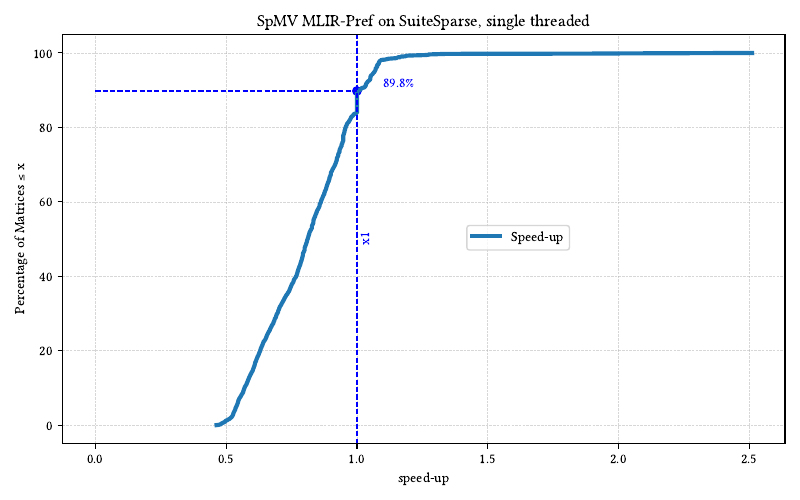

Here is the Python script that generated this plot:
import json
import matplotlib.pyplot as plt
import numpy as np

plt.rcParams['font.serif'] = ['Linux Libertine O']
plt.rcParams['font.family'] = 'serif'

with open("pref-mlir-45.json", "r") as f:
    data = json.load(f)

n = len(data)
cdf = np.arange(1, n + 1) / n

speedups = np.array(sorted(
    v["speed-up-no-opt"] for v in data.values()
))

# Plot
plt.figure(figsize=(8, 5))
plt.plot(speedups, cdf * 100, label='Speed-up', linewidth=3)

# Find the index of the last value ≤ 1
threshold = 1
idx = np.searchsorted(speedups, threshold, side='right') - 1
y_val = cdf[idx] * 100  # Convert to percent for plotting

# Add vertical line for 90% structure score
plt.axvline(x=threshold, color='blue', linestyle='--', linewidth=1)
plt.text(threshold + 0.01, 50, 'x1', color='blue', rotation=90, va='center')

# Add horizontal marker
plt.plot([0, threshold], [y_val, y_val], color='blue', linestyle='--', linewidth=1)
plt.scatter([threshold], [y_val], color='blue')
plt.text(threshold + 0.1, y_val, f'{y_val:.1f}%', color='blue', va='bottom')

plt.xlabel('speed-up')
plt.ylabel('Percentage of Matrices ≤ x')
plt.title('SpMV MLIR-Pref on SuiteSparse, single threaded')
plt.legend(bbox_to_anchor=(0.55, 0.55))
plt.grid(True, linewidth=0.5, linestyle='--', alpha=0.5)
plt.tight_layout()
plt.savefig("cdf-speedups.pdf")
plt.show()

